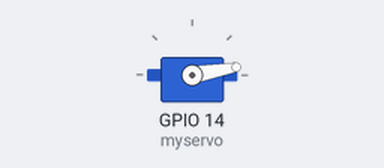
The program below on a simulated ESP8266 (NodeMCU). Parts: servo.

Above: at 0.05 s.
Timing chart, 0 to 4.6 s (numbered marks = the images above):
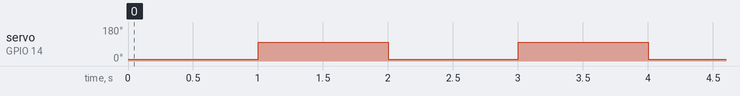

The program:

main.cpp
```cpp
#include <Arduino.h>

#include <Servo.h>

Servo myservo;  // create servo object to control a servo

int pos = 0;

void setup() {
    myservo.attach(14);  // attaches the servo on GIO2 to the servo object
}
void loop() {
    myservo.write(pos ? 100 : 10);
    pos = 1 - pos;
    delay(1000);
}
```

Measured:
- by itself, servo on GPIO 14 (myservo): alternates 100° for 1.0 s and 10° for 1.0 s
